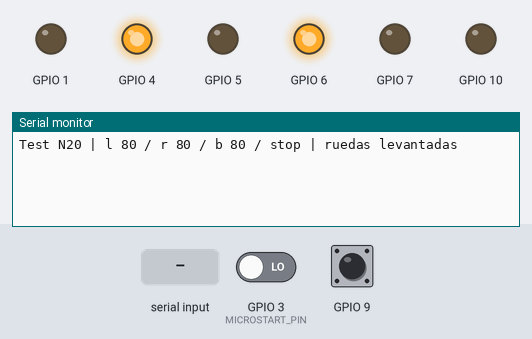
Simulated run of this sketch. Board: ESP32. On the bench: output pins drawn as LEDs (lit = HIGH), the last lines printed to the serial monitor. The inputs (shaded band) are chosen by the test bench; at power-on: GPIO 3 (MICROSTART_PIN) LOW, GPIO 9 HIGH (analog values on the 0–4095 scale).

Above: at 1.2 s.
1.3 s: "stop\n" received over Serial
At 2.4 s:
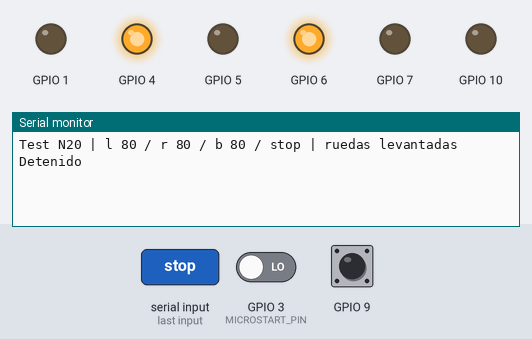
2.8 s: "90,45\n" received over Serial
At 3.5 s:
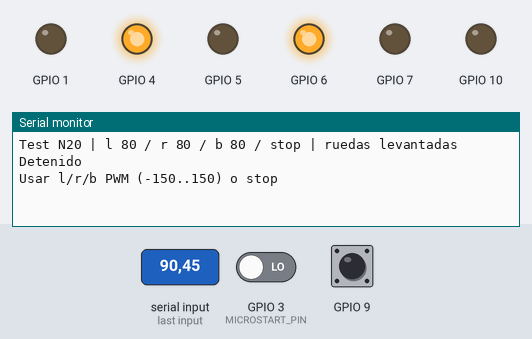
4.3 s: "r90\n" received over Serial
At 4.7 s:
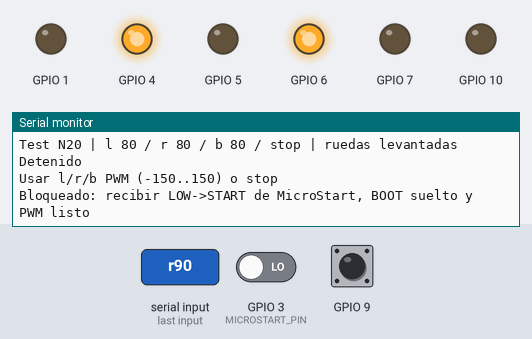

Measured:
- after the input at 1.3 s, the serial monitor: prints a new line at once (image 1)
- after the input at 2.8 s, the serial monitor: prints a new line at once (image 2)
- after the input at 4.3 s, the serial monitor: prints a new line at once (image 3)

The sketch:

RMP_UNICUM_MOTORES.ino
```cpp
/* C3 + TB6612. Ruedas levantadas. USB CDC 115200.
 * Comandos: l 80 / r 80 / b 80 / b -80 / stop. +/-150, máximo 2 s.
 * Primero MicroStart LOW y luego START. Sin arranque automático de motores.
 */
#include "Hardware.h"
#include "StartGate.h"
#include <stdio.h>
Motors motors;
StartGate gate;
String buffer;
bool ready=false,remoteReady=false;
uint32_t lastCommand=0;
void command(String s) {
  s.trim();s.toLowerCase();
  if(s=="stop"){motors.stop();Serial.println("Detenido");return;}
  char side=0,extra=0;int pwm=0;
  if(sscanf(s.c_str(),"%c %d %c",&side,&pwm,&extra)!=2||
     (side!='l'&&side!='r'&&side!='b')||pwm < -150||pwm >150) {
    motors.stop();Serial.println("Usar l/r/b PWM (-150..150) o stop");return;
  }
  if(!ready||!remoteReady||digitalRead(Unicum::MICROSTART_PIN)==LOW||digitalRead(Unicum::CAL_BUTTON)==LOW) {
    motors.stop();Serial.println("Bloqueado: recibir LOW->START de MicroStart, BOOT suelto y PWM listo");return;
  }
  motors.set(side=='r'?0:pwm,side=='l'?0:pwm);lastCommand=millis();
  Serial.printf("L=%d R=%d (maximo 2 s)\n",motors.left,motors.right);
}
void setup() {
  Serial.begin(115200);ready=motors.begin();
  pinMode(Unicum::MICROSTART_PIN,INPUT_PULLDOWN);pinMode(Unicum::CAL_BUTTON,INPUT_PULLUP);
  Serial.println("Test N20 | l 80 / r 80 / b 80 / stop | ruedas levantadas");
}
void loop() {
  bool high=digitalRead(Unicum::MICROSTART_PIN)==HIGH;
  if(!high){remoteReady=false;motors.stop();}
  if(gate.update(millis(),high))remoteReady=true;
  if(digitalRead(Unicum::CAL_BUTTON)==LOW){remoteReady=false;motors.stop();}
  if(millis()-lastCommand>=2000)motors.stop();
  for(uint8_t i=0;i<32&&Serial.available();i++) {
    char c=Serial.read();
    if(c=='\n'){command(buffer);buffer="";}
    else if(c!='\r'){if(buffer.length()<40)buffer+=c;else{buffer="";motors.stop();}}
  }
  delay(1);
}
```

Hardware.h
```cpp
#pragma once
#include "Config.h"

class Motors {
public:
  int left=0, right=0;
  bool begin() {
    for(uint8_t p : {Unicum::AIN1,Unicum::AIN2,Unicum::BIN1,Unicum::BIN2,Unicum::PWMA,Unicum::PWMB}) {
      pinMode(p,OUTPUT); digitalWrite(p,LOW);
    }
    bool a=ledcAttach(Unicum::PWMA,Unicum::PWM_HZ,8);
    bool b=ledcAttach(Unicum::PWMB,Unicum::PWM_HZ,8);
    stop(); return a && b;
  }
  void set(int l,int r) {
    left=constrain(l,-255,255); right=constrain(r,-255,255);
    one(Unicum::AIN1,Unicum::AIN2,Unicum::PWMA,Unicum::INVERT_LEFT ? -left:left);
    one(Unicum::BIN1,Unicum::BIN2,Unicum::PWMB,Unicum::INVERT_RIGHT ? -right:right);
  }
  void stop() { set(0,0); }
private:
  void one(uint8_t in1,uint8_t in2,uint8_t pwm,int v) {
    // PWM a cero antes de cambiar dirección; cero mantiene short-brake.
    ledcWrite(pwm,0);
    digitalWrite(in1,v>=0 ? HIGH:LOW);
    digitalWrite(in2,v>=0 ? LOW:HIGH);
    ledcWrite(pwm,abs(v));
  }
};

inline void selectMux(uint8_t channel) {
  for(uint8_t bit=0;bit<4;bit++) digitalWrite(Unicum::MUX_SELECT_PINS[bit],(channel>>bit)&1);
}
inline void beginSensors() {
  for(uint8_t p:Unicum::MUX_SELECT_PINS) { pinMode(p,OUTPUT); digitalWrite(p,LOW); }
  analogReadResolution(12); pinMode(Unicum::MUX_SIG,INPUT);
  analogSetPinAttenuation(Unicum::MUX_SIG,ADC_11db);
}
inline uint16_t readMux(uint8_t channel) {
  selectMux(channel); delayMicroseconds(Unicum::MUX_SETTLE_US);
  analogRead(Unicum::MUX_SIG);
  uint32_t sum=0;
  for(uint8_t i=0;i<Unicum::ADC_SAMPLES;i++) sum+=analogRead(Unicum::MUX_SIG);
  return sum/Unicum::ADC_SAMPLES;
}
inline void readSensors(uint16_t* raw) {
  for(uint8_t i=0;i<Unicum::SENSOR_COUNT;i++) raw[i]=readMux(Unicum::SENSOR_CHANNELS[i]);
}
inline int readStrategy(uint16_t* values) {
  int selected=-1;
  for(uint8_t i=0;i<3;i++) values[i]=readMux(Unicum::STRATEGY_CHANNELS[i]);
  for(uint8_t i=0;i<3;i++) {
    if(values[i]<Unicum::SELECTOR_LOW) { if(selected!=-1) return -1; selected=i; }
    else if(values[i]<Unicum::SELECTOR_HIGH) return -1;
  }
  return selected;
}

class Button {
  uint8_t pin=0;
  bool last=false,stable=false,longSent=false;
  uint32_t changed=0,pressed=0;
public:
  void begin(uint8_t p) { pin=p; pinMode(pin,INPUT_PULLUP); last=stable=(digitalRead(pin)==LOW); }
  // 1=corto al soltar; 2=largo una vez. Sin evento corto después del largo.
  uint8_t poll(uint32_t now) {
    bool down=digitalRead(pin)==LOW;
    if(down!=last) { last=down; changed=now; }
    if(now-changed>=30 && stable!=last) {
      stable=last;
      if(stable) { pressed=now; longSent=false; }
      else if(!longSent) return 1;
    }
    if(stable && !longSent && now-pressed>=1200) { longSent=true; return 2; }
    return 0;
  }
};
```

StartGate.h
```cpp
#pragma once
#include <stdint.h>
// Exige LOW estable antes de HIGH; jamás arranca solo por encender con SIGNAL alto.
class StartGate {
  bool lowActive=false, highActive=false, qualified=false, fired=false;
  uint32_t lowSince=0,highSince=0;
public:
  bool update(uint32_t now,bool high) {
    if(!high) {
      if(!lowActive) { lowActive=true; lowSince=now; }
      highActive=false; fired=false;
      if(now-lowSince>=50) qualified=true;
      return false;
    }
    lowActive=false;
    if(!highActive) { highActive=true; highSince=now; }
    if(qualified && !fired && now-highSince>=20) {
      qualified=false; fired=true; return true;
    }
    return false;
  }
};
```

Config.h
```cpp
#pragma once
#include <Arduino.h>
#if !defined(CONFIG_IDF_TARGET_ESP32C3)
#error "UNICUM v0.2 requiere ESP32-C3. Seleccionar ESP32C3 Dev Module."
#endif
#if !ARDUINO_USB_CDC_ON_BOOT
#error "Habilitar USB CDC On Boot: GPIO20/21 se usan para el MUX, no UART0."
#endif
namespace Unicum {
constexpr uint8_t SENSOR_COUNT=12;
constexpr uint8_t SENSOR_CHANNELS[SENSOR_COUNT]={0,1,2,3,4,5,6,7,8,9,10,11};
constexpr uint8_t MUX_SELECT_PINS[4]={2,8,20,21}; // S0..S3
constexpr uint8_t MUX_SIG=0; // ADC1_CH0: lectura con Wi-Fi activo
constexpr uint8_t STRATEGY_CHANNELS[3]={12,13,14}; // DIP 3 vias, un contacto por canal y otro a GND
constexpr uint8_t MICROSTART_PIN=3, CAL_BUTTON=9; // BOOT, activo LOW
constexpr uint8_t AIN1=4, AIN2=5, PWMA=1;
constexpr uint8_t BIN1=6, BIN2=7, PWMB=10;
// STBY <- SIGNAL MicroStart (3.3 V), con interruptor en serie y 10k a GND.
constexpr bool INVERT_LEFT=false, INVERT_RIGHT=false;
constexpr uint32_t PWM_HZ=20000, CONTROL_MS=5;
constexpr uint8_t ADC_SAMPLES=2;
constexpr uint16_t MUX_SETTLE_US=120;
constexpr uint16_t MIN_CAL_SPAN=150, LINE_THRESHOLD=250;
constexpr uint16_t SELECTOR_LOW=500, SELECTOR_HIGH=2500;
constexpr uint32_t CAL_MS=8000, START_DELAY_MS=0, LOST_MS=150;
constexpr bool DEFAULT_WHITE_LINE=true;
constexpr char AP_SSID[]="RMP_UNICUM";
constexpr char AP_PASSWORD[]="Unicum2026";
struct Strategy { const char* name; int base, straight, maxPwm; float kp, kd; };
constexpr Strategy STRATEGIES[3]={
 {"Conservadora",80,95,130,0.035f,0.10f},
 {"Equilibrada",105,120,170,0.040f,0.14f},
 {"Rapida",130,145,200,0.045f,0.18f}
}; // Valores iniciales de prueba, pendientes de pista y ruedas.
}
```
